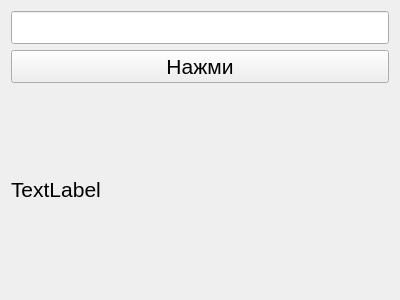
<?xml version="1.0" encoding="UTF-8"?>
<ui version="4.0">
 <class>Widget</class>
 <widget class="QWidget" name="Widget">
  <property name="geometry">
   <rect>
    <x>0</x>
    <y>0</y>
    <width>400</width>
    <height>300</height>
   </rect>
  </property>
  <property name="font">
   <font>
    <pointsize>16</pointsize>
   </font>
  </property>
  <property name="windowTitle">
   <string>Форма для теста</string>
  </property>
  <layout class="QGridLayout" name="gridLayout">
   <item row="0" column="0">
    <widget class="QLineEdit" name="lineEdit"/>
   </item>
   <item row="1" column="0">
    <widget class="QPushButton" name="pushMeButton">
     <property name="text">
      <string>Нажми</string>
     </property>
    </widget>
   </item>
   <item row="2" column="0">
    <widget class="QLabel" name="label">
     <property name="text">
      <string>TextLabel</string>
     </property>
    </widget>
   </item>
  </layout>
 </widget>
 <layoutdefault spacing="6" margin="11"/>
 <resources/>
 <connections/>
</ui>
